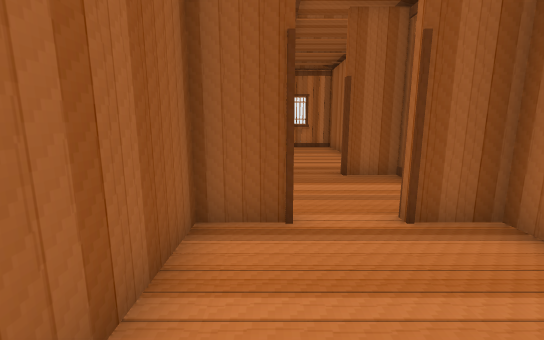
View 1 (above)

17 first-person views from a walk through a 3-D level made in the Unity game engine. The camera is 1.4 m above the floor, tilts 10° down and sees 90° across. The floor is counted in squares, 1 m on a side. Each view is taken from the middle of a square. On the plan, view 1 faces up. The plan holds only what a view shows up to about 13 squares ahead; the rest is blank. Door leaves are left out, so doorways stand open.

View 2
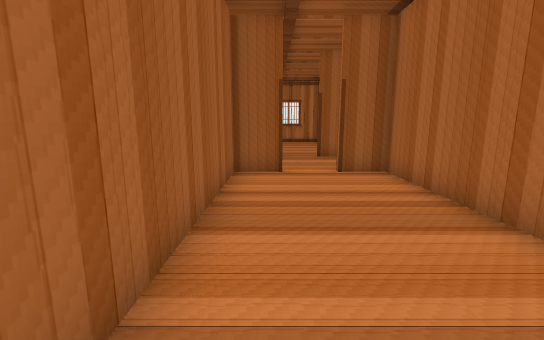

View 3
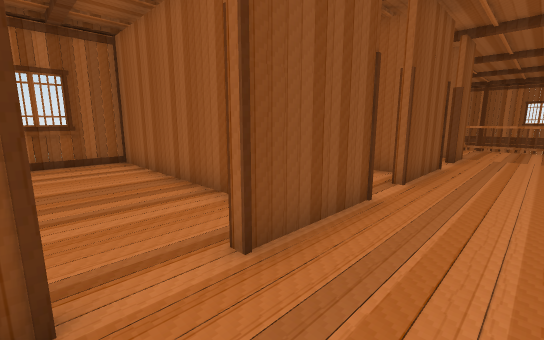

View 4
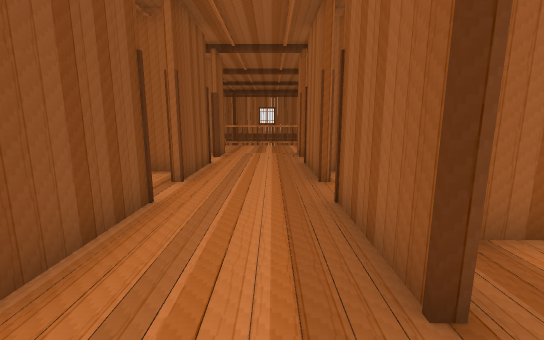

View 5
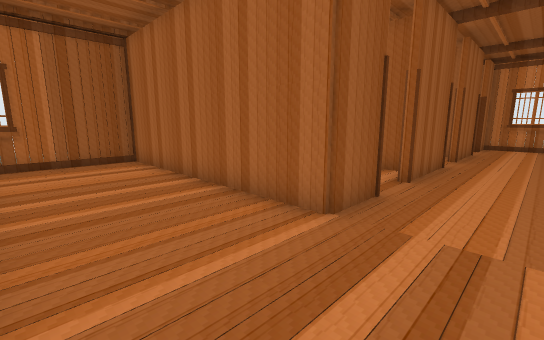

View 6
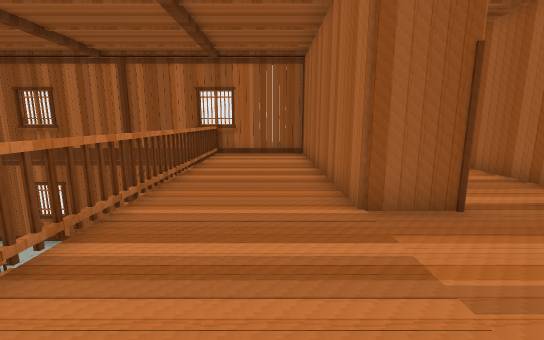

View 7
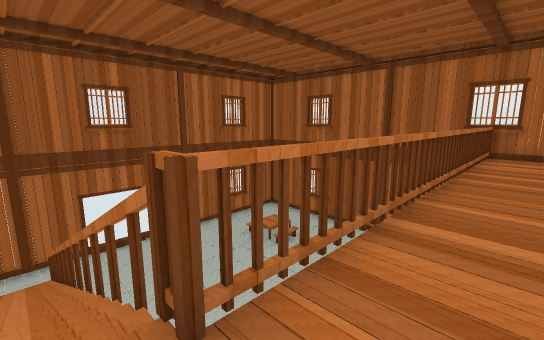

View 8
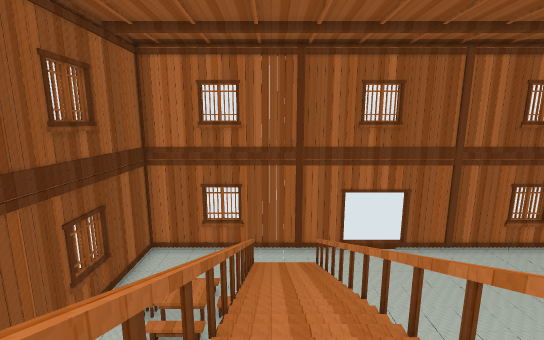

View 9
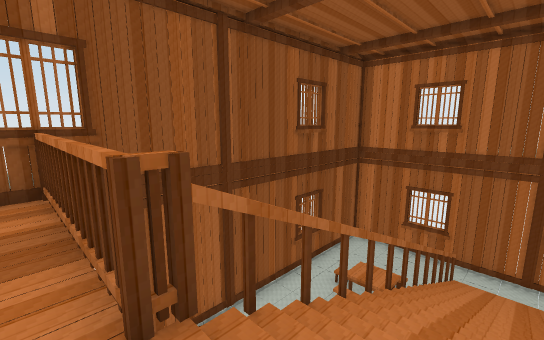

View 10
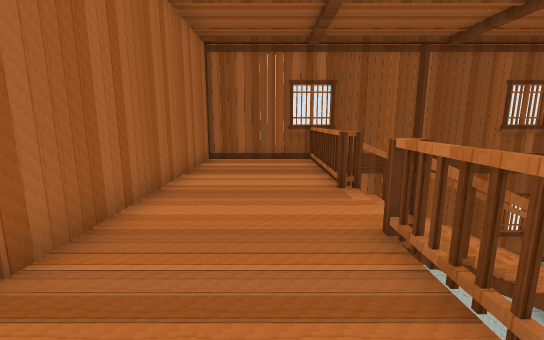

View 11
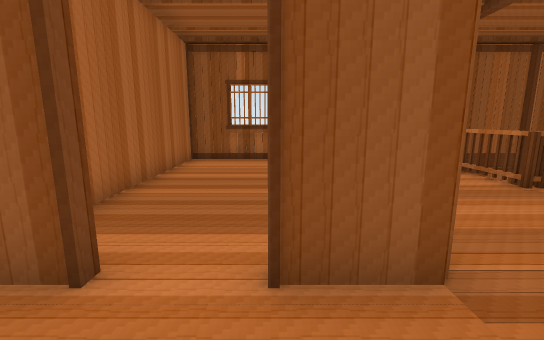

View 12
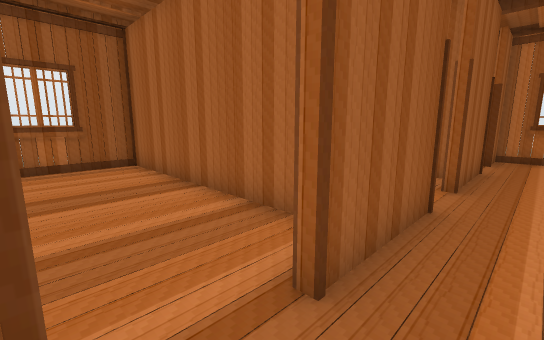

View 13
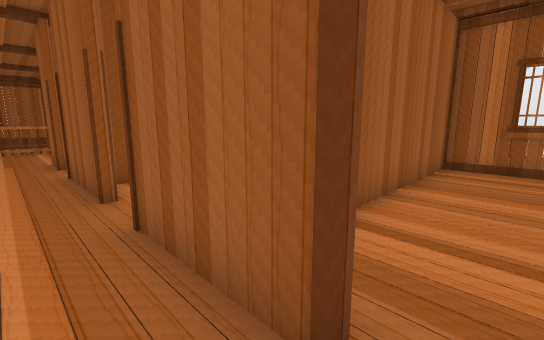

View 14
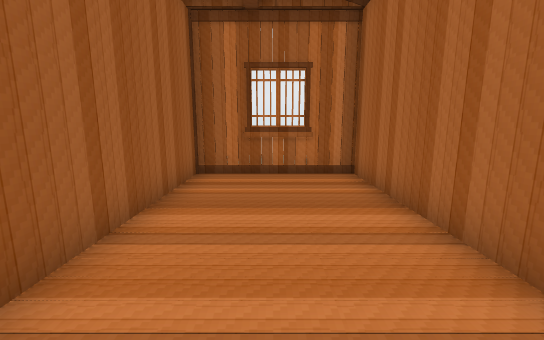

View 15
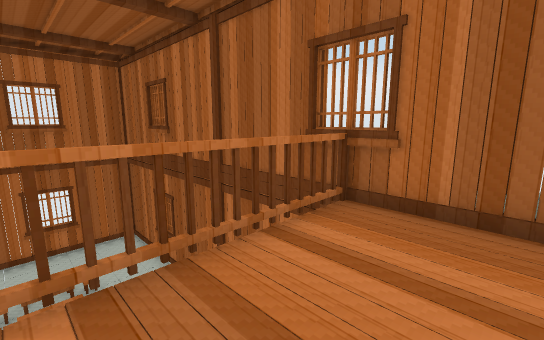

View 16
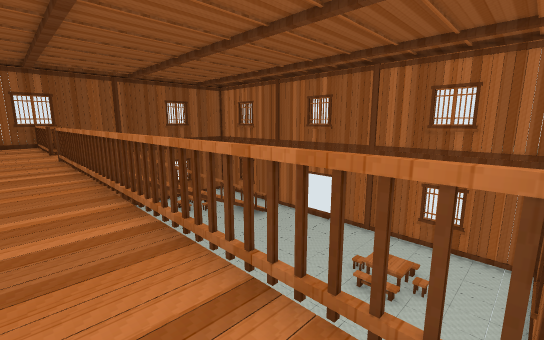

View 17
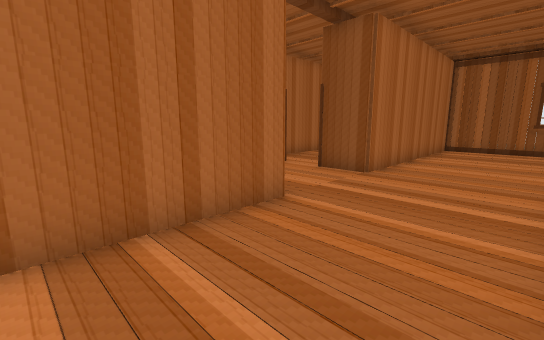

### Floor plan
Key: @ floor where view 1 was taken; # wall or solid block; . main floor; - floor 4.25 m lower than the main floor; / step, stairs or slope; D open door; = window, fence, low wall or low ledge; v drop or lower ground.
Columns run from 27 left of view 1 to 3 right of it. Each row starts with its distance up from view 1.
 16     ##     ###########    #####
 15 ##vvvvvvvvvv##...##=.#    #.=##
 14 #vvvvvv     v....#...#    #...#
 13 ##vvvvv v   v....#...#    #...#
 12 ##--vvvvv   v....#...#    #...#
 11  #--vvvvv   v....#...#    #...#
 10  #--vvvvv   v....#...#    #...#
  9  #--vvvvv   v....#...#    #...
  8 ##--vvvvv   v....#D..#    #...
  7 ##--vvvvv   v....#DD###DD###DD#
  6  ---vvvvv   v.................#
  5  ---vvvvv   v.................#
  4 ##--vv  v   v....#DD###DD###DD#
  3 ####vvvvvvvv#....#...#    #...#
  2  # //////////....#...#    #...#
  1  #///////////....#...#    #...#
  0  #/#v#vvvvvv#....#...#    #@..#
 -1  #--vvvvv   v....#...#    #...#
 -2  #-- vvvv   v....#...#    #...
 -3  #--vvvvv   v....#...#    #..
 -4  ###vvvvvvvv#=...##=.#    #.=
 -5    ######  ###########    ###

Positions as (right, up) in squares from view 1, and headings:
1: (0, 0), facing up
2: (0, -4), facing up
3: (2, 6), facing down-left
4: (2, 6), facing left
5: (-14, 5), facing up-right
6: (-12, 3), facing up
7: (-13, 2), facing up-left
8: (-15, 1), facing left
9: (-14, 2), facing down-left
10: (-13, 6), facing down
11: (-9, 6), facing down
12: (-9, 6), facing up-right
13: (1, 6), facing up-left
14: (1, 8), facing up
15: (-12, 11), facing up-left
16: (-13, 15), facing down-left
17: (-14, 11), facing down-right
